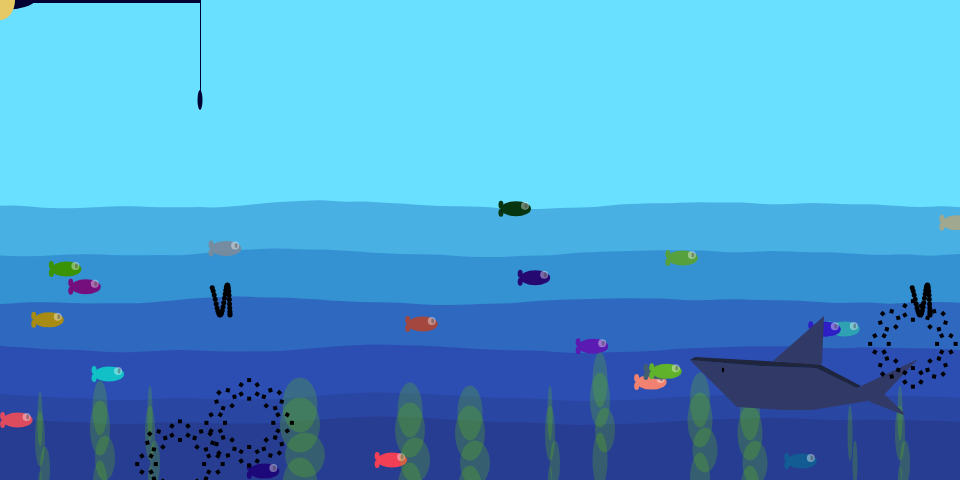
Frame 1 (no input)
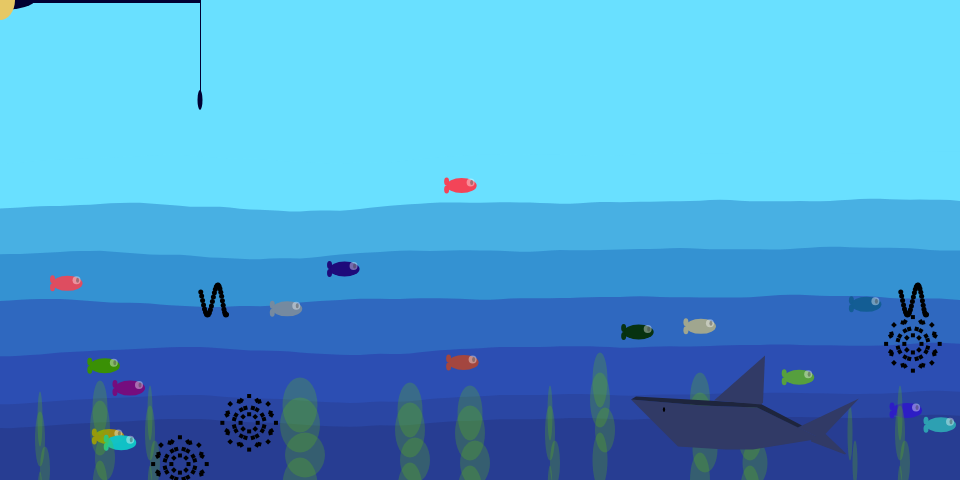
Frame 60 (no input)
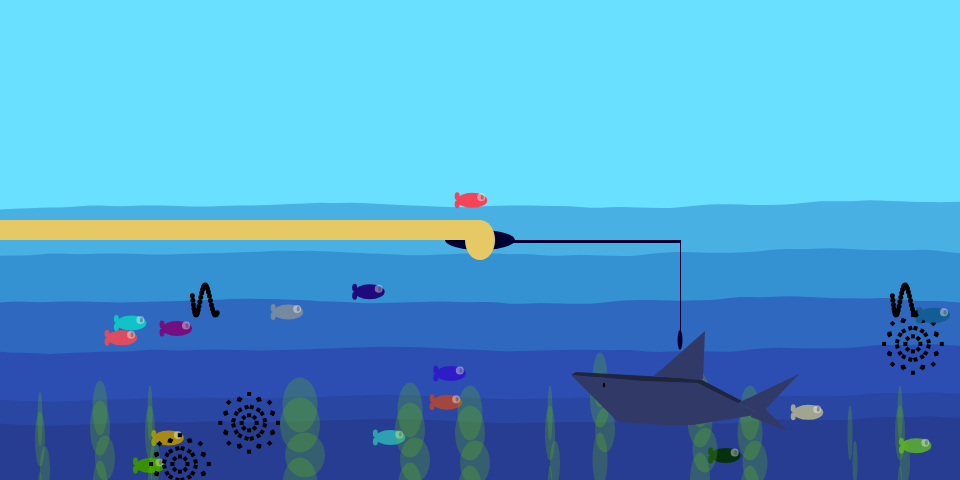
Frame 120 (the mouse pressed at the canvas centre since frame 60)

The p5.js sketch that drew these frames (run headless with seeded random() and noise() and a simulated clock; from frame 60 on, the mouse is pressed at the canvas centre):

// p5.js sketch
// ── sketch.js
//Variable para movimiento de agua con ruido de perlin
let yoff = 0.0;
// Variable para el color del cielo
var colorcielo = 255;
//Array con objetos tipo Fish
var fish = [];
//Array con la posición en x del worm 
let xw = [];
//Array con la posición y del worm 
let yw = [];
//Variable con el tiburón
var willy;
//Variable con el pescador 
var pescador;
//Variable estrellas
var patricio = [];


function setup() {
  createCanvas(960, 480);
  //Crear 19 elementos de tipo Fish()
  for (var i = 0; i < 20; i++) {
    fish[i] = new Fish();
  }
  //Mantener atributos de xw y yw
  for (var j = 0; j < 30; j++) {
    xw.push(j * 10);
    yw.push(300);
  }
  willy = new shark();
  pescador = new humano();
  for (var k = 0; k < 4; k++) {
    patricio[k] = new estrella(random(0, width), random(200, height));
  }
}

function draw() {
  //Dibuja el color del fondo
  background(colorcielo - 150, colorcielo - 31, colorcielo);
  fill(colorcielo - 150, colorcielo - 31, colorcielo);
  rect(0, 0, width, height);
  //Llama a la función drawWave y le da sus parametros de alto, bajo y el offset de x.
  drawWave(height * 0.35, height * 0.3, 0.2);
  //Cambia el color de las siguientes dos olas 
  fill(22, 100, 185, 100); // azul claro
  drawWave(height * 0.45, height * 0.4, 0.4);
  drawWave(height * 0.55, height * 0.5, 0.6);
  //Cambia el color de las siguientes dos olas 
  fill(40, 40, 162, 100); // azul medio
  drawWave(height * 0.65, height * 0.6, 0.8);
  drawWave(height * 0.75, height * 0.7, 0.10);
  //Cambia el color
  fill(40, 40, 100, 50); // areas mas oscuras que indican el fondo del oceano 
  noStroke();
  drawWave(height * 0.85, height * 0.80, 0.10);
  fill(30, 30, 80, 50);
  drawWave(height * 0.9, height * 0.85, 0.10);
  //Hace que visualicemos los peces llamando la funcion display de la clase fish, y hace que se muevan con la funcion drive.
  for (var i = 0; i < fish.length; i++) {
    fish[i].display();
    fish[i].drive();
    fish[i].checkgame();
  }
  //Creación de plantas con los parametros (Posiciónx, posy, ancho)
  plants(40, 19, 10);
  plants(470, 13, 30);
  plants(100, 8, 20);
  plants(410, 10, 30);
  plants(300, 5, 40);
  plants(150, 13, 10);
  plants(550, 13, 10);
  plants(600, -20, 20);
  plants(700, -0, 25);
  plants(750, 13, 25);
  plants(850, 13, 5);
  plants(900, 13, 10);
  //Dibujar el pescador
  pescador.display();
  //Dibujar el tiburón.
  if (willy.resize == 0){
  willy.display();
  willy.movement();
  }
  if (willy.resize == 1){
    push();
    scale(0.5);
    translate(690,360);
    willy.display();
    willy.movement();
    pop();
  }
  //Dibujar los gusanos. 
  fill(0);
  for (var j = 0; j < xw.length; j++) {
    let xo = cos(frameCount * 0.01 + j * 0.05) * 20;
    let yo = cos(frameCount * 0.1 + j * 0.3) * 15;
    xo = xo + 10;
    ellipse(xw[i] + xo, yw[i] + yo, 5);
    ellipse((xw[i] + xo) + 700, yw[i] + yo, 5);

  }
  
  //dibuja las estrellas
  for (var k = 0; k < 3; k++) {
    patricio[k].display();
  }
  //Interacción entre el tiburón y las estrellas 
  for (var s = 0; s < 4; s++) {
    if (dist(willy.x + 690, willy.y+360, patricio[s].x, patricio[s].y) < 40) {
      willy.resize = 1;
    }
  }

  //Interaccion entre el tiburon y los peces
  for(var c = 0; c < fish.length; c++){
   if(dist(willy.x + 690, willy.y + 360, fish[c].xpos, fish[c].ypos) < 40){
   fish[c].muere = 1;
   } 
  }

  //interacción entre gusanos y peces
  for(var f = 0; f < fish.length; f++){
  if(dist(fish[f].xpos,fish[f].ypos,180,280) < 10 || dist(fish[f].xpos,fish[f].ypos,240,320) <10 || dist(fish[f].xpos,fish[f].ypos,880,280) < 10 || dist(fish[f].xpos,fish[f].ypos,940,320) <10  )  {
    fish[f].display();
  }
}
}

function drawWave(arriba, abajo, xoff) {
  //dibujo de poligono
  beginShape();
  // Se itera sobre los pixeles horizontales
  for (let x = 0; x <= width; x += 10) {
    // Se calcula un valor de y de acuerdo al ruido de perlín, y se mapea. 
    let y = map(noise(xoff, yoff), 0, 1, arriba, abajo);
    // Se establece el vertice
    vertex(x, y);
    // Se incrementa en la dirección x para el ruido. 
    xoff += 0.05;
  }
  // Se incrementa la dirección y con el ruido. 
  yoff += 0.01;
  vertex(width, height);
  vertex(0, height);
  //final de la figura. 
  endShape(CLOSE);
}

//Función que establece la creación de los peces
function Fish() {
  //Variables internas de los peces, posicion x, y, velocidad y color. 
  noStroke();
  this.xpos = random(-10, width);
  this.ypos = random(200, height);
  this.speed = random(2);
  this.c = color(random(250), random(200), random(200), 250);
  this.estado = 0;
  this.muere = 0;
  // función para el movimiento
  this.drive = function() {
    if (this.xpos > mouseX + 200 && this.estado == 0) {
      this.xpos = this.xpos + random(0, 1) + this.speed;
    }
    if (this.xpos < mouseX + 200 && this.estado == 0) {
      this.xpos = this.xpos + random(-1, 0) + this.speed;
    }
    if (this.ypos > mouseY + 100 && this.estado == 0) {
      this.ypos = this.ypos + random(0, 1) + this.speed;
    }
    if (this.ypos < mouseY + 100) {
      this.ypos = this.ypos + random(-1, 0) + this.speed;
    }
    if (this.xpos > width && this.estado == 0 || this.xpos < 0 && this.estado == 0) {
      this.xpos = random(0, width);
      //this.xpos++;
    }
    if (this.ypos > height && this.estado == 0 || this.ypos < 0 && this.estado == 0) {
      this.ypos = random(0, height);
    }

  }
  
  // Pintar en pantalla, función display.
  this.display = function() {
    
    if(this.muere == 0){
    // Cuerpo del pez
    fill(this.c);
    ellipse(this.xpos - 15, this.ypos - 4, 5, 8);
    ellipse(this.xpos - 15, this.ypos + 4, 5, 8);
    ellipse(this.xpos, this.ypos, 30, 15);
    // Ojos del pez
    fill(255, 100);
    ellipse(this.xpos + 9, this.ypos - 3, 8, 8);
    fill(50, 100);
    ellipse(this.xpos + 10, this.ypos - 3, 3, 5);
  }
    else if (this.muere == 1){
      
    }
  }
  this.checkgame = function() {
    if (dist(this.xpos, this.ypos, mouseX + 200, mouseY + 100) < 10) {

      this.estado = 1;
      this.xpos = -width;
    }
  }
}
//función que crea las algas, debe tener tres inputs(posicion en x, posicion en y, ancho)
function plants(plantx, planty, plantw) {
  fill(100, 200, 0, 60);
  ellipse(plantx, planty + 400, plantw - 5, 55);
  ellipse(plantx, planty + 420, plantw, 55);
  ellipse(plantx + 5, planty + 450, plantw, 45);
  ellipse(plantx, planty + 480, plantw - 5, 55);
}

//Función que dibuja el tiburón
function shark() {
  //Coordenadas x,y
  this.x = 0;
  this.y = 0;
  this.angulo = 0.0;
  this.escalar = 40;
  this.desplazamiento = 30;
  this.speed = 0.05;
  this.resize = 0;

  //Atributos físicos.
  this.display = function() {
    smooth();
    fill(0);
    fill(49, 58, 102);
    //cuerpo
    beginShape();
    vertex(this.x + 690, this.y + 360);
    vertex(this.x + 737, this.y + 407);
    vertex(this.x + 784, this.y + 410);
    vertex(this.x + 812, this.y + 410);
    vertex(this.x + 880, this.y + 399);
    vertex(this.x + 816, this.y + 368);
    vertex(this.x + 761, this.y + 366);
    vertex(this.x + 690, this.y + 360);
    endShape();
    //cola 
    triangle(this.x + 857, this.y + 388, this.x + 880, this.y + 399, this.x + 918, this.y + 359);
    beginShape();
    vertex(this.x + 870, this.y + 401);
    vertex(this.x + 870, this.y + 402);
    vertex(this.x + 904, this.y + 415);
    vertex(this.x + 905, this.y + 414);
    vertex(this.x + 881, this.y + 391);
    endShape(CLOSE);
    //profundidad
    fill(30, 37, 61);
    beginShape();
    vertex(this.x + 690, this.y + 360);
    vertex(this.x + 695, this.y + 357);
    vertex(this.x + 819, this.y + 364);
    vertex(this.x + 861, this.y + 386);
    vertex(this.x + 857, this.y + 388);
    vertex(this.x + 816, this.y + 368);
    vertex(this.x + 761, this.y + 366);
    vertex(this.x + 690, this.y + 360);
    endShape();
    //Aleta superior
    fill(49, 58, 102);
    quad(this.x + 773, this.y + 361, this.x + 824, this.y + 316, this.x + 822, this.y + 363, this.x + 820, this.y + 365);
    //ojo
    fill(0);
    ellipse(this.x + 723, this.y + 370, 2.28, 4.8);
  }
  this.movement = function() {
    this.x = this.x - 1;
    this.y = this.desplazamiento + sin(this.angulo) * this.escalar;
    this.angulo += this.speed;
    if (this.x < -width-200) {
      this.x = 500;
    }



  }
  
}
//Función que dibuja la estrella rara 

function estrella(_x, _y) {
  //Coordenadas x,y
  this.x = _x;
  this.y = _y;

  this.display = function() {
    //Empezar un nuevo estado de dibujo
    push();
    //Establecer posición en el canvas
    translate(this.x, this.y);
    //Poner que el centro del rectángulo sea en el centro 
    noStroke();
    rectMode(CENTER);
    //Crear rectángulos rotados
    for (var i = 0; i < 8; i++) {
      push();
      rotate(TWO_PI * i / 8);
      var tx = 50 * noise(0.01 * frameCount);
      translate(tx, 0);
      for (var j = 0; j < 6; j++) {
        push();
        rotate(TWO_PI * j / 6);
        var rx = 20 * noise(0.01 * frameCount + 10);
        rect(rx, 0, 4, 4);
        pop();
      }
      translate()
      pop();
    }
    //eliminar estado de dibujo (o resetearlo)
    pop();
  }

}

function humano() {

  this.display = function() {
    rectMode(CORNER);
    noStroke();

    fill(0, 0, 50);
    rect(mouseX, mouseY, 200, 3);
    ellipse(mouseX, mouseY, 70, 20);
    ellipse(mouseX + 200, mouseY + 100, 5, 20);
    rect(mouseX + 200, mouseY, 1, 100);
    fill(230, 200, 100);
    rect(mouseX - width, mouseY - 20, width, 20);
    ellipse(mouseX, mouseY, 30, 40);

  }

}
